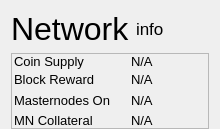
                <widget class="QFrame" name="frameRewardsInfo">
                 <layout class="QVBoxLayout" name="verticalLayout_22">
                  <property name="bottomMargin">
                   <number>0</number>
                  </property>
                  <item>
                   <layout class="QHBoxLayout" name="horizontalLayout_15">
                    <item>
                     <widget class="QLabel" name="label_NetworkInfo">
                      <property name="font">
                       <font>
                        <pointsize>24</pointsize>
                       </font>
                      </property>
                      <property name="text">
                       <string>Network</string>
                      </property>
                      <property name="alignment">
                       <set>Qt::AlignLeading</set>
                      </property>
                     </widget>
                    </item>
                    <item>
                     <widget class="QLabel" name="label_2">
                      <property name="font">
                       <font>
                        <pointsize>13</pointsize>
                       </font>
                      </property>
                      <property name="text">
                       <string>info</string>
                      </property>
                     </widget>
                    </item>
                    <item>
                     <spacer name="horizontalSpacer_6">
                      <property name="orientation">
                       <enum>Qt::Horizontal</enum>
                      </property>
                      <property name="sizeHint" stdset="0">
                       <size>
                        <width>40</width>
                        <height>20</height>
                       </size>
                      </property>
                     </spacer>
                    </item>
                   </layout>
                  </item>
                  <item>
                   <widget class="QFrame" name="frameNetworkInfoData">
                    <property name="enabled">
                     <bool>true</bool>
                    </property>
                    <property name="layoutDirection">
                     <enum>Qt::LeftToRight</enum>
                    </property>
                    <property name="autoFillBackground">
                     <bool>false</bool>
                    </property>
                    <property name="frameShape">
                     <enum>QFrame::StyledPanel</enum>
                    </property>
                    <property name="frameShadow">
                     <enum>QFrame::Raised</enum>
                    </property>
                    <layout class="QGridLayout" name="gridLayout_8">
                     <property name="sizeConstraint">
                      <enum>QLayout::SetDefaultConstraint</enum>
                     </property>
                     <property name="leftMargin">
                      <number>2</number>
                     </property>
                     <property name="topMargin">
                      <number>0</number>
                     </property>
                     <property name="bottomMargin">
                      <number>0</number>
                     </property>
                     <property name="horizontalSpacing">
                      <number>6</number>
                     </property>
                     <property name="verticalSpacing">
                      <number>3</number>
                     </property>
                     <item row="0" column="0">
                      <widget class="QLabel" name="difficultyLabel">
                       <property name="enabled">
                        <bool>true</bool>
                       </property>
                       <property name="font">
                        <font>
                         <pointsize>10</pointsize>
                        </font>
                       </property>
                       <property name="text">
                        <string>Coin Supply</string>
                       </property>
                       <property name="alignment">
                        <set>Qt::AlignVCenter</set>
                       </property>
                      </widget>
                     </item>
                     <item row="3" column="0">
                      <widget class="QLabel" name="blockRewardLabel">
                       <property name="font">
                        <font>
                         <pointsize>10</pointsize>
                        </font>
                       </property>
                       <property name="text">
                        <string>Block Reward</string>
                       </property>
                       <property name="alignment">
                        <set>Qt::AlignVCenter</set>
                       </property>
                      </widget>
                     </item>
                     <item row="4" column="0">
                      <widget class="QLabel" name="masternodeCountLabel">
                       <property name="minimumSize">
                        <size>
                         <width>0</width>
                         <height>0</height>
                        </size>
                       </property>
                       <property name="maximumSize">
                        <size>
                         <width>16777215</width>
                         <height>16777215</height>
                        </size>
                       </property>
                       <property name="font">
                        <font>
                         <pointsize>10</pointsize>
                        </font>
                       </property>
                       <property name="text">
                        <string>Masternodes On    </string>
                       </property>
                       <property name="alignment">
                        <set>Qt::AlignLeading|Qt::AlignLeft|Qt::AlignVCenter</set>
                       </property>
                      </widget>
                     </item>
                     <item row="3" column="1" colspan="2" alignment="Qt::AlignLeft">
                      <widget class="QLabel" name="BlockReward_value">
                       <property name="font">
                        <font>
                         <pointsize>10</pointsize>
                        </font>
                       </property>
                       <property name="text">
                        <string>N/A</string>
                       </property>
                       <property name="alignment">
                        <set>Qt::AlignVCenter</set>
                       </property>
                      </widget>
                     </item>
                     <item row="0" column="1" colspan="2" alignment="Qt::AlignLeft">
                      <widget class="QLabel" name="coin_supply">
                       <property name="font">
                        <font>
                         <pointsize>10</pointsize>
                        </font>
                       </property>
                       <property name="text">
                        <string>N/A</string>
                       </property>
                       <property name="alignment">
                        <set>Qt::AlignLeading|Qt::AlignLeft|Qt::AlignVCenter</set>
                       </property>
                      </widget>
                     </item>
                     <item row="4" column="1" colspan="2" alignment="Qt::AlignLeft">
                      <widget class="QLabel" name="masternodeCount">
                       <property name="minimumSize">
                        <size>
                         <width>0</width>
                         <height>0</height>
                        </size>
                       </property>
                       <property name="maximumSize">
                        <size>
                         <width>16777215</width>
                         <height>16777215</height>
                        </size>
                       </property>
                       <property name="font">
                        <font>
                         <pointsize>10</pointsize>
                        </font>
                       </property>
                       <property name="text">
                        <string>N/A</string>
                       </property>
                       <property name="alignment">
                        <set>Qt::AlignVCenter</set>
                       </property>
                      </widget>
                     </item>
                     <item row="4" column="3">
                      <spacer name="horizontalSpacer_2">
                       <property name="orientation">
                        <enum>Qt::Horizontal</enum>
                       </property>
                       <property name="sizeHint" stdset="0">
                        <size>
                         <width>40</width>
                         <height>20</height>
                        </size>
                       </property>
                      </spacer>
                     </item>
                     <item row="5" column="0">
                      <widget class="QLabel" name="label_MNCollateral">
                       <property name="font">
                        <font>
                         <pointsize>10</pointsize>
                        </font>
                       </property>
                       <property name="text">
                        <string>MN Collateral  </string>
                       </property>
                       <property name="alignment">
                        <set>Qt::AlignVCenter</set>
                       </property>
                      </widget>
                     </item>
                     <item row="5" column="1">
                      <widget class="QLabel" name="Collateral_value">
                       <property name="font">
                        <font>
                         <pointsize>10</pointsize>
                        </font>
                       </property>
                       <property name="text">
                        <string>N/A</string>
                       </property>
                       <property name="alignment">
                        <set>Qt::AlignVCenter</set>
                       </property>
                      </widget>
                     </item>
                    </layout>
                   </widget>
                  </item>
                 </layout>
                </widget>
